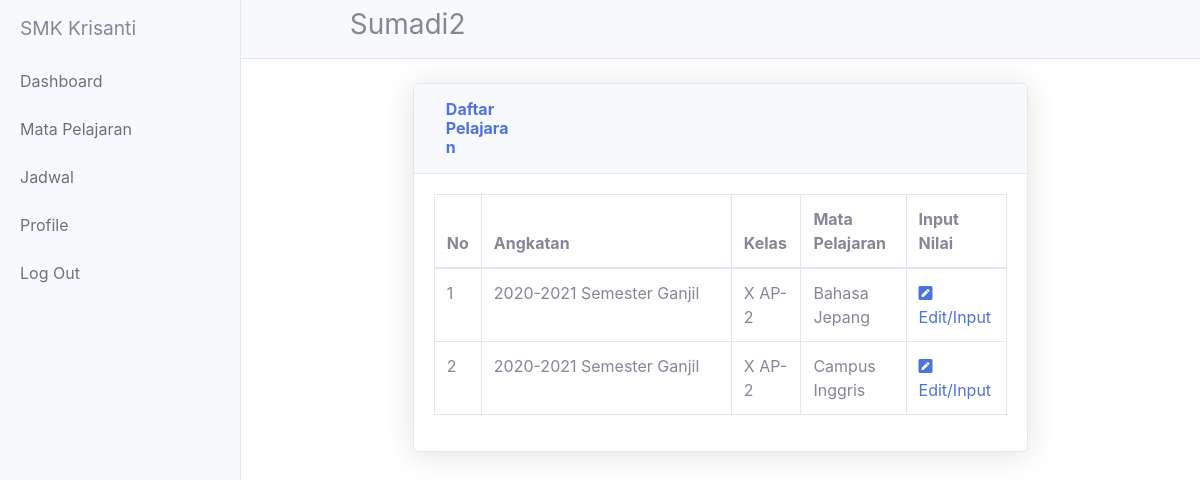
The page /guru/mata_pelajaran.php?id=16 on the database its author committed.
### tables this page shows
CREATE TABLE `guru` (
  `id_guru` int(11) NOT NULL,
  `id_user` int(100) NOT NULL,
  `id_angkatan` int(100) NOT NULL,
  `id_kelas` int(100) NOT NULL,
  `nuptk` varchar(16) NOT NULL,
  `nama_guru` varchar(100) NOT NULL,
  `password` varchar(8) NOT NULL,
  `alamat` varchar(50) NOT NULL,
  `no_hp` varchar(15) NOT NULL,
  `email` varchar(45) NOT NULL,
  `agama` varchar(8) NOT NULL,
  `tempat_lahir` varchar(10) NOT NULL,
  `tanggal_lahir` varchar(10) NOT NULL,
  `status` varchar(11) NOT NULL,
  `jenis_kelamin` varchar(10) NOT NULL,
  `foto` text NOT NULL
);

CREATE TABLE `matpel` (
  `nama_matpel` varchar(100) NOT NULL,
  `nama_guru` varchar(100) NOT NULL,
  `id_matpel` int(100) NOT NULL,
  `id_guru` int(100) NOT NULL,
  `id_kelas` int(100) NOT NULL,
  `id_angkatan` int(100) NOT NULL
);

CREATE TABLE `kelas` (
  `nama_kelas` char(8) NOT NULL,
  `jumlah_siswa` int(100) NOT NULL,
  `angkatan` varchar(255) NOT NULL,
  `semester` int(100) NOT NULL,
  `id_kelas` int(11) NOT NULL,
  `id_angkatan` int(100) NOT NULL,
  `id_guru` int(100) NOT NULL,
  `max_siswa` int(100) NOT NULL
);

### guru/mata_pelajaran.php (the view, shortened to what this page needs)
<?php include('header.php');?>
 <br>
 <div class="col-xl-8 col-lg-7" style="margin-left: auto;    margin-right: auto;">
              <div class="card shadow mb-4">
                <div class="card-header py-3 d-flex flex-row align-items-center">
                  <div class="col-2">
                  <h6 class="m-0 font-weight-bold text-primary">Daftar Pelajaran</h6>
                  </div>
                </div>
                <div class="card-body">
                <table class="table table-bordered" id="dataTable" width="100%" cellspacing="0">
                <thead>
                <th style="width:15px">No</th>
                <th>Angkatan</th>
                <th>Kelas</th>
                <th>Mata Pelajaran </th>
                <th>Input Nilai</th>
                </thead>
                <tbody>
                 <?php
                 $i=0;
                 $search = mysqli_query($db,"SELECT * FROM matpel RIGHT JOIN kelas ON matpel.id_guru = kelas.id_guru WHERE matpel.id_guru='$id_guru'");
                  while($rowJadwal = mysqli_fetch_assoc($search)){
                    $i++;
                    if($rowJadwal['semester']=="1"){
                      $semester="Semester Ganjil";
                    }else{
                      $semester="Semester Genap";
                    }
      echo "
      <tr>
      <td>$i</td>
      <td style='width:250px'> ".$rowJadwal['angkatan']." $semester</td>
      <td> ".$rowJadwal['nama_kelas']." </td>
      <td> ".$rowJadwal['nama_matpel']." </td>
      <td> <a style='text-decoration:none;' href='inputNilai.php?id=$id_guru&&id_matpel=".$rowJadwal['id_matpel']."&&id_kelas=".$rowJadwal['id_kelas']."&&nama_matpel=".$rowJadwal['nama_matpel']."'><span> <i class='fas fa-pen-square' > </i></span> Edit/Input</a></td>
      </tr>
      ";
                              }
                              ?>
                    </tbody>
                  </table>
                </div>
              </div>
            </div>

### guru/header.php (shortened to what this page needs)
<?php
$id_guru = $_GET['id'];
$getDataGuru=mysqli_query($db,"SELECT * FROM guru WHERE id_guru ='$id_guru'");
$dataGuru=mysqli_fetch_assoc($getDataGuru);
$namaGuru=$dataGuru['nama_guru'];
$id_user=$dataGuru['id_user'];
?>
<!DOCTYPE html>
<html lang="en">
<head>
  <link href="../css/font-awesome.css" rel="stylesheet">
  <link href="../css/vendor/bootstrap/css/bootstrap.min.css" rel="stylesheet">
  <link href="../css/sb-admin-2.min.css" rel="stylesheet">
  <link href="../css/vendor/fontawesome-free/css/all.min.css" rel="stylesheet" type="text/css">
  <link href="../css/simple-sidebar.css" rel="stylesheet">
</head>
<body>
  <div class="d-flex" id="wrapper">
    <div style=""class="bg-light border-right" id="sidebar-wrapper">
      <div class="sidebar-heading"> SMK Krisanti </div>
      <div class="list-group list-group-flush">
        <a href="index.php?id=<?php echo "$id_guru"?>" class="list-group-item list-group-item-action bg-light">Dashboard</a>
         <a href="mata_pelajaran.php?id=<?php echo "$id_guru"?>" class="list-group-item list-group-item-action bg-light">Mata Pelajaran </a>
         <a href="jadwal.php?id=<?php echo "$id_guru"?>" class="list-group-item list-group-item-action bg-light">Jadwal </a>
        <a href="profile.php?id=<?php echo "$id_guru&&id_user=$id_user"?>" class="list-group-item list-group-item-action bg-light">Profile</a>
        <a href="../index.php" class="list-group-item list-group-item-action bg-light">Log Out</a>
      </div>
    </div>
    <div id="page-content-wrapper">
      <nav class="navbar navbar-expand-lg navbar-light bg-light border-bottom">
		<h3 style="margin-left:10%;"><?php echo "$namaGuru";?><h3>
        <div class="collapse navbar-collapse" id="navbarSupportedContent">
          <ul class="navbar-nav ml-auto mt-2 mt-lg-0">
            <li class="nav-item active">
              <a class="nav-link" href="#"><span class="sr-only">(current)</span></a>
            </li>
            <li class="nav-item">
              <a class="nav-link" href="#"></a>
            </li>
          </ul>
        </div>
      </nav>

### css/simple-sidebar.css (style rules this page uses)
body { overflow-x: hidden; }
#sidebar-wrapper { min-height: 100vh; margin-left: -15rem; -webkit-transition: margin .25s ease-out; -moz-transition: margin .25s ease-out; -o-transition: margin .25s ease-out; transition: margin .25s ease-out; }
#sidebar-wrapper .sidebar-heading { padding: 0.875rem 1.25rem; font-size: 1.2rem; }
#sidebar-wrapper .list-group { width: 15rem; }
#page-content-wrapper { min-width: 100vw; }
@media (min-width: 768px) { #sidebar-wrapper { margin-left: 0; } }
@media (min-width: 768px) { #page-content-wrapper { min-width: 0; width: 100%; } }

### rows shown on the page
guru: nama_guru "Sumadi2"
matpel: id_kelas.angkatan "2020-2021", id_kelas.semester "Semester Ganjil", id_kelas.nama_kelas "X AP-2", nama_matpel "Bahasa Jepang"
matpel: id_kelas.angkatan "2020-2021", id_kelas.semester "Semester Ganjil", id_kelas.nama_kelas "X AP-2", nama_matpel "Campus Inggris"
